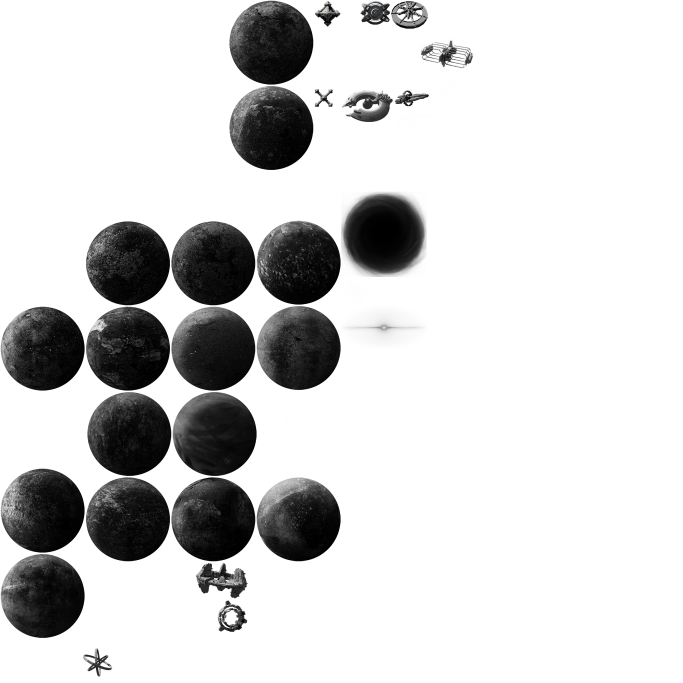
#> input picture libs/textures/2048px/assets.png, 2048 x 2048 px (shown at 1/3 size)
$ python repacker.py ../../../textures/2048px out
#> lines starting #> are read from the running program, lines starting #| are printed output that depends on the picture
import os
import xml.etree.ElementTree as ET
from PIL import Image
import argparse
import math
import numpy as np
from collections import namedtuple

# 定义纹理信息结构
TextureInfo = namedtuple('TextureInfo', ['name', 'img', 'content_img', 'content_x', 'content_y',
                                         'content_width', 'content_height', 'frame_x', 'frame_y',
                                         'frame_width', 'frame_height'])

def is_power_of_two(n):
    """检查一个数是否是2的幂"""
    n = int(n)  # 确保是Python整数
    return (n & (n-1) == 0) and n != 0

def next_power_of_two(n):
    """返回大于等于n的最小的2的幂"""
    n = int(n)  # 确保是Python整数
    if n <= 1:
        return 1
    return 1 << (n - 1).bit_length()

def calculate_texture_bounds(img):
    """
    计算图像中非透明区域的边界

    Args:
        img (PIL.Image): PIL图像对象

    Returns:
        tuple: (x_min, y_min, x_max, y_max, content_width, content_height)
    """
    # 转换为numpy数组以便处理
    img_array = np.array(img)

    # 获取alpha通道（如果存在）
    if img_array.shape[2] == 4:
        alpha_channel = img_array[:, :, 3]
    else:
        # 如果没有alpha通道，假设所有像素都是不透明的
        alpha_channel = np.ones((img_array.shape[0], img_array.shape[1])) * 255

    # 找到非透明像素的边界
    rows = np.any(alpha_channel > 0, axis=1)
    cols = np.any(alpha_channel > 0, axis=0)

    if not np.any(rows) or not np.any(cols):
        # 如果图像完全透明，使用整个图像
        return 0, 0, img.width-1, img.height-1, img.width, img.height

    y_min, y_max = np.where(rows)[0][[0, -1]]
    x_min, x_max = np.where(cols)[0][[0, -1]]

    # 转换为Python整数
    x_min, y_min, x_max, y_max = int(x_min), int(y_min), int(x_max), int(y_max)

    content_width = x_max - x_min + 1
    content_height = y_max - y_min + 1

    return x_min, y_min, x_max, y_max, content_width, content_height

def analyze_textures(input_dir):
    """
    分析目录中的所有PNG纹理

    Args:
        input_dir (str): 输入目录路径

    Returns:
        list: 纹理信息列表
    """
    textures = []

    for filename in os.listdir(input_dir):
        if filename.endswith('.png'):
            name = os.path.splitext(filename)[0]
            img_path = os.path.join(input_dir, filename)

            try:
                img = Image.open(img_path).convert('RGBA')
                width, height = img.size

                # 计算纹理边界
                x_min, y_min, x_max, y_max, content_width, content_height = calculate_texture_bounds(img)

                # 裁剪出实际内容
                content_img = img.crop((x_min, y_min, x_max + 1, y_max + 1))

                # 计算frame参数
                # frame尺寸应该等于原图尺寸
                frame_width = width
                frame_height = height

                # 计算偏移量（负值，表示内容在frame中的位置）
                # 根据原始XML，frameX和frameY应该是负值
                frame_x = -x_min
                frame_y = -y_min

                textures.append(TextureInfo(name, img, content_img, x_min, y_min,
                                           content_width, content_height,
                                           frame_x, frame_y, frame_width, frame_height))
                print(f"Analyzed: {filename} (content: {content_width}x{content_height}, frame: {frame_width}x{frame_height}, offset: ({frame_x}, {frame_y}))")

            except Exception as e:
                print(f"Error analyzing {filename}: {e}")
                import traceback
                traceback.print_exc()

    return textures

def pack_textures(textures):
    """
    打包纹理到图集，使用改进的装箱算法，添加1px间隙

    Args:
        textures (list): 纹理信息列表

    Returns:
        tuple: (图集图像, 纹理位置信息列表)
    """
    # 按内容面积排序，先放置大的纹理
    textures.sort(key=lambda t: max(t.content_width, t.content_height), reverse=True)

    # 计算所需的总面积（考虑1px间隙）
    gap = 4  # 纹理之间的间隙
    total_area = sum((t.content_width + gap) * (t.content_height + gap) for t in textures)

    # 估算初始图集大小（2的幂，不超过2048）
    initial_size = min(next_power_of_two(int(math.sqrt(total_area) * 1.1)), 2048)
    atlas_size = initial_size

    # 尝试不同的图集大小，直到找到合适的
    while atlas_size <= 2048:  # 限制最大尺寸为2048
        try:
            # 创建空白图集
            atlas = Image.new('RGBA', (atlas_size, atlas_size), (0, 0, 0, 0))
            placements = []

            # 使用改进的装箱算法 - 按行放置，添加1px间隙
            current_x = 2
            current_y = 2
            row_height = 2

            for texture in textures:
                # 检查是否需要换行（考虑间隙）
                if current_x + texture.content_width + gap > atlas_size:
                    current_x = 2
                    current_y += row_height + gap
                    row_height = 2

                # 检查是否需要增加图集高度（考虑间隙）
                if current_y + texture.content_height + gap > atlas_size:
                    raise ValueError("Atlas too small")

                # 将实际内容放置到图集上
                atlas.paste(texture.content_img, (current_x, current_y))

                # 记录纹理在图集中的位置
                placements.append((texture.name, current_x, current_y,
                                  texture.content_width, texture.content_height,
                                  texture.frame_x, texture.frame_y,
                                  texture.frame_width, texture.frame_height))

                # 更新当前位置和行高（考虑间隙）
                current_x += texture.content_width + gap
                row_height = max(row_height, texture.content_height)

            # 所有纹理都已放置
            print(f"Packed {len(textures)} textures into {atlas_size}x{atlas_size} atlas")
            print(f"Space utilization: {total_area / (atlas_size * atlas_size) * 100:.2f}%")
            return atlas, placements

        except ValueError:
            # 增大图集大小（2的幂）
            atlas_size *= 2
            if atlas_size > 2048:  # 设置最大限制为2048
                raise ValueError("Textures too large to pack into 2048x2048 atlas")

    raise ValueError("Textures too large to pack into 2048x2048 atlas")

def generate_xml(placements, atlas_size, output_path):
    """
    生成XML描述文件

    Args:
        placements (list): 纹理位置信息列表
        atlas_size (int): 图集大小
        output_path (str): XML输出路径
    """
    # 创建XML根元素
    root = ET.Element("TextureAtlas")
    root.set("imagePath", "assets.png")

    placements.sort(key=lambda t: t[0])

    # 添加每个子纹理元素
    for name, x, y, width, height, frame_x, frame_y, frame_width, frame_height in placements:
        sub_texture = ET.SubElement(root, "SubTexture")
        sub_texture.set("name", name)
        sub_texture.set("x", str(x))
        sub_texture.set("y", str(y))
        sub_texture.set("width", str(width))
        sub_texture.set("height", str(height))

        # 添加frame信息
        if(frame_x == frame_y == 0):
            continue
        sub_texture.set("frameX", str(frame_x))
        sub_texture.set("frameY", str(frame_y))
        sub_texture.set("frameWidth", str(frame_width))
        sub_texture.set("frameHeight", str(frame_height))

    # 写入XML文件
    tree = ET.ElementTree(root)
    tree.write(output_path, encoding="utf-8", xml_declaration=True)
    print(f"Generated XML: {output_path}")

def pack_texture_atlas(input_dir, output_dir):
    """
    打包纹理图集

    Args:
        input_dir (str): 输入目录
        output_dir (str): 输出目录
    """
    # 创建输出目录
    os.makedirs(output_dir, exist_ok=True)

    # 分析纹理
    print("Analyzing textures...")
    textures = analyze_textures(input_dir)
    if not textures:
        print("No textures found to pack")
        return

    # 打包纹理
    print("Packing textures...")
    atlas, placements = pack_textures(textures)

    # 保存图集
    atlas_path = os.path.join(output_dir, "assets.png")
    atlas.save(atlas_path)
    print(f"Saved atlas: {atlas_path}")

    # 生成XML
    xml_path = os.path.join(output_dir, "assets.xml")
    generate_xml(placements, atlas.size[0], xml_path)

def main():
    parser = argparse.ArgumentParser(description='纹理图集打包工具')
    parser.add_argument('input_dir', help='包含PNG文件的输入目录')
    parser.add_argument('output_dir', help='输出目录')

    args = parser.parse_args()

    try:
        pack_texture_atlas(args.input_dir, args.output_dir)
#> in analyze_textures, img is the input picture: PIL image 2048x2048 RGBA; mean R, G, B, A 156.1, 156.1, 156.1, 67.2
#> in calculate_texture_bounds, `alpha_channel = img_array[:, :, 3]`:
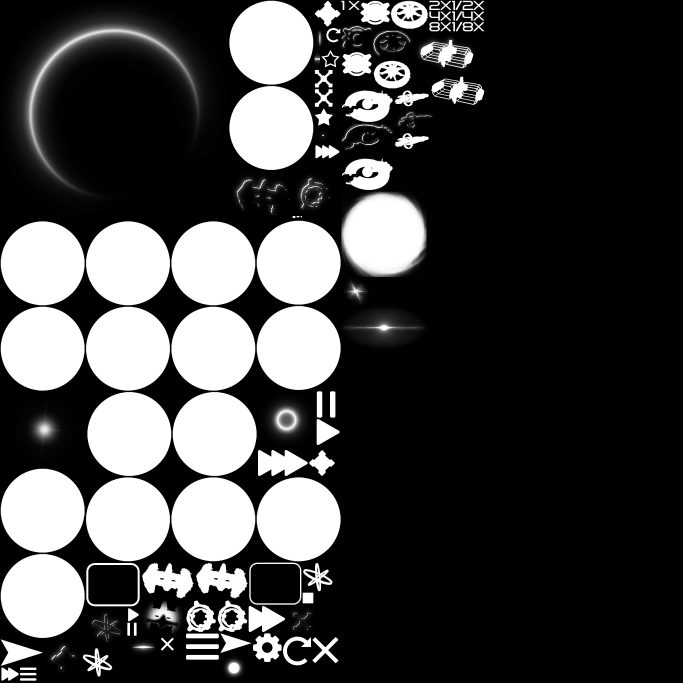
#> alpha_channel: shape (2048, 2048) (shown at 1/3 size); min 0, max 255, mean 67.2
#> in calculate_texture_bounds, `y_min, y_max = np.where(rows)[0][[0, -1]]`: y_min = 0; y_max = 2047
#> in calculate_texture_bounds, `x_min, x_max = np.where(cols)[0][[0, -1]]`: x_min = 2; x_max = 2047
#> in calculate_texture_bounds, `content_width = x_max - x_min + 1`: content_width = 2046
#> in calculate_texture_bounds, `content_height = y_max - y_min + 1`: content_height = 2048
#> in analyze_textures, `x_min, y_min, x_max, y_max, content_width, content_height = calculate_..`: x_min = 2; y_min = 0; x_max = 2047; content_width = 2046; content_height = 2048
#> in analyze_textures, `frame_x = -x_min`: frame_x = -2
#> in analyze_textures, `frame_y = -y_min`: frame_y = 0
#| Analyzed: assets.png (content: 2046x2048, frame: 2048x2048, offset: (-2, 0))
#> in pack_texture_atlas, `textures = analyze_textures(input_dir)`: textures = 1 item
#> in pack_textures, `total_area = sum((t.content_width + gap) * (t.content_height + gap) fo..`: total_area = 4206600
#> in pack_textures, `initial_size = min(next_power_of_two(int(math.sqrt(total_area) * 1.1))..`: initial_size = 2048
#> the loop in pack_textures, `while atlas_size <= 2048:` made 1 pass
#> atlas_size on pass 1: 4096
#> after the loop in pack_textures, `while atlas_size <= 2048:`: atlas_size = 4096
        print("打包完成！")
    except Exception as e:
        print(f"处理过程中发生错误: {e}")
        import traceback
        traceback.print_exc()

if __name__ == "__main__":
    main()
